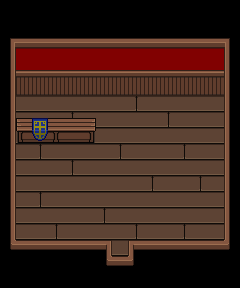

Tiled map render using the project's own tile images. Description and the map definition, with tile-layer contents summarised, below:
An orthogonal 15x18 tile map with 16x16 px tiles, 3 tile layers (Base Layer, Ground Layer, Upper Layer), 3 tilesets and 3 objects (Entrance, Magic_Shop, Shop).

<map version="1.4" tiledversion="1.4.1" orientation="orthogonal" renderorder="right-down" width="15" height="18" tilewidth="16" tileheight="16" infinite="0" nextlayerid="10" nextobjectid="24">
 <properties>
  <property name="Manor" type="bool" value="true" />
  <property name="Production" type="bool" value="false" />
 </properties>
 <tileset firstgid="1" name="tsWallsFloors" tilewidth="16" tileheight="16" tilecount="286" columns="22">
  <image source="../Tilesets/tsWalls_Floors.png" trans="ffffff" width="352" height="209" />
  <tile id="9">
   <properties>
    <property name="Impassable" type="bool" value="true" />
   </properties>
  </tile>
  <tile id="10">
   <properties>
    <property name="Impassable" type="bool" value="true" />
   </properties>
  </tile>
  <tile id="22">
   <properties>
    <property name="Impassable" type="bool" value="true" />
   </properties>
  </tile>
  <tile id="24">
   <properties>
    <property name="Impassable" type="bool" value="true" />
   </properties>
  </tile>
  <tile id="25">
   <properties>
    <property name="Impassable" type="bool" value="true" />
   </properties>
  </tile>
  <tile id="27">
   <properties>
    <property name="Impassable" type="bool" value="true" />
   </properties>
  </tile>
  <tile id="28">
   <properties>
    <property name="Impassable" type="bool" value="true" />
   </properties>
  </tile>
  <tile id="29">
   <properties>
    <property name="Impassable" type="bool" value="true" />
   </properties>
  </tile>
  <tile id="30">
   <properties>
    <property name="Impassable" type="bool" value="true" />
   </properties>
  </tile>
  <tile id="31">
   <properties>
    <property name="Impassable" type="bool" value="true" />
   </properties>
  </tile>
  <tile id="33">
   <properties>
    <property name="Impassable" type="bool" value="true" />
   </properties>
  </tile>
  <tile id="44">
   <properties>
    <property name="Impassable" type="bool" value="true" />
   </properties>
  </tile>
  <tile id="46">
   <properties>
    <property name="Impassable" type="bool" value="true" />
   </properties>
  </tile>
  <tile id="47">
   <properties>
    <property name="Impassable" type="bool" value="true" />
   </properties>
  </tile>
  <tile id="49">
   <properties>
    <property name="Impassable" type="bool" value="true" />
   </properties>
  </tile>
  <tile id="50">
   <properties>
    <property name="Impassable" type="bool" value="true" />
   </properties>
  </tile>
  <tile id="52">
   <properties>
    <property name="Impassable" type="bool" value="true" />
   </properties>
  </tile>
  <tile id="53">
   <properties>
    <property name="Impassable" type="bool" value="true" />
   </properties>
  </tile>
  <tile id="55">
   <properties>
    <property name="Impassable" type="bool" value="true" />
   </properties>
  </tile>
  <tile id="66">
   <properties>
    <property name="Impassable" type="bool" value="true" />
   </properties>
  </tile>
  <tile id="68">
   <properties>
    <property name="Impassable" type="bool" value="true" />
   </properties>
  </tile>
  <tile id="69">
   <properties>
    <property name="Impassable" type="bool" value="true" />
   </properties>
  </tile>
  <tile id="71">
   <properties>
    <property name="Impassable" type="bool" value="true" />
   </properties>
  </tile>
  <tile id="72">
   <properties>
    <property name="Impassable" type="bool" value="true" />
   </properties>
  </tile>
  <tile id="73">
   <properties>
    <property name="Impassable" type="bool" value="true" />
   </properties>
  </tile>
  <tile id="74">
   <properties>
    <property name="Impassable" type="bool" value="true" />
   </properties>
  </tile>
  <tile id="75">
   <properties>
    <property name="Impassable" type="bool" value="true" />
   </properties>
  </tile>
  <tile id="77">
   <properties>
    <property name="Impassable" type="bool" value="true" />
   </properties>
  </tile>
  <tile id="88">
   <properties>
    <property name="Impassable" type="bool" value="true" />
   </properties>
  </tile>
  <tile id="89">
   <properties>
    <property name="Impassable" type="bool" value="true" />
   </properties>
  </tile>
  <tile id="90">
   <properties>
    <property name="Impassable" type="bool" value="true" />
   </properties>
  </tile>
  <tile id="91">
   <properties>
    <property name="Impassable" type="bool" value="true" />
   </properties>
  </tile>
  <tile id="92">
   <properties>
    <property name="Impassable" type="bool" value="true" />
   </properties>
  </tile>
  <tile id="93">
   <properties>
    <property name="Impassable" type="bool" value="true" />
   </properties>
  </tile>
  <tile id="94">
   <properties>
    <property name="Impassable" type="bool" value="true" />
   </properties>
  </tile>
  <tile id="95">
   <properties>
    <property name="Impassable" type="bool" value="true" />
   </properties>
  </tile>
  <tile id="96">
   <properties>
    <property name="Impassable" type="bool" value="true" />
   </properties>
  </tile>
  <tile id="97">
   <properties>
    <property name="Impassable" type="bool" value="true" />
   </properties>
  </tile>
  <tile id="98">
   <properties>
    <property name="Impassable" type="bool" value="true" />
   </properties>
  </tile>
  <tile id="99">
   <properties>
    <property name="Impassable" type="bool" value="true" />
   </properties>
  </tile>
  <tile id="121">
   <properties>
    <property name="Impassable" type="bool" value="true" />
   </properties>
  </tile>
  <tile id="128">
   <properties>
    <property name="Impassable" type="bool" value="true" />
   </properties>
  </tile>
  <tile id="140">
   <properties>
    <property name="Impassable" type="bool" value="true" />
   </properties>
  </tile>
  <tile id="143">
   <properties>
    <property name="Impassable" type="bool" value="true" />
   </properties>
  </tile>
  <tile id="152">
   <properties>
    <property name="Impassable" type="bool" value="true" />
   </properties>
  </tile>
  <tile id="153">
   <properties>
    <property name="Impassable" type="bool" value="true" />
   </properties>
  </tile>
  <tile id="160">
   <properties>
    <property name="Impassable" type="bool" value="true" />
   </properties>
  </tile>
  <tile id="161">
   <properties>
    <property name="Impassable" type="bool" value="true" />
   </properties>
  </tile>
  <tile id="163">
   <properties>
    <property name="Impassable" type="bool" value="true" />
   </properties>
  </tile>
  <tile id="164">
   <properties>
    <property name="Impassable" type="bool" value="true" />
   </properties>
  </tile>
  <tile id="165">
   <properties>
    <property name="Impassable" type="bool" value="true" />
   </properties>
  </tile>
  <tile id="185">
   <properties>
    <property name="Impassable" type="bool" value="true" />
   </properties>
  </tile>
  <tile id="186">
   <properties>
    <property name="Impassable" type="bool" value="true" />
   </properties>
  </tile>
 </tileset>
 <tileset firstgid="287" source="../Tilesets/tsFurniture.tsx" />
 <tileset firstgid="587" source="../Tilesets/tilesetHouses.tsx" />
 <layer id="6" name="Base Layer" width="15" height="18">
  <data>[270 cells, 270 non-empty, 8 distinct tile ids]</data>
 </layer>
 <layer id="7" name="Ground Layer" width="15" height="18">
  <data>[270 cells, 87 non-empty, 16 distinct tile ids]</data>
 </layer>
 <layer id="8" name="Upper Layer" width="15" height="18">
  <data>[270 cells, 18 non-empty, 7 distinct tile ids]</data>
 </layer>
 <objectgroup id="4" name="Travel Layer">
  <object id="1" name="Entrance" x="112" y="268" width="16" height="4">
   <properties>
    <property name="EntranceDir" value="Up" />
    <property name="Map" value="mapTown" />
   </properties>
  </object>
 </objectgroup>
 <objectgroup id="9" name="MapObject" />
 <objectgroup id="5" name="Character Layer">
  <object id="16" name="Magic_Shop" x="33.8958" y="116.448" width="12.375" height="11.4375" />
  </objectgroup>
</map>
<!-- 1 of 3 objects omitted -->
